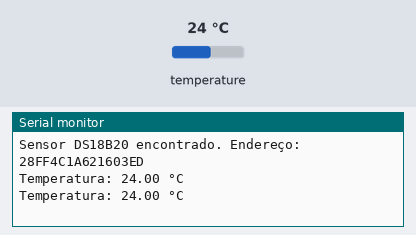
Bench run of a sketch on a simulated Arduino Uno, built with avr-gcc and run on an emulated ATmega328P. Parts: the last lines printed to the serial monitor. The inputs (shaded band) are chosen by the test bench; at power-on: temperature 24 °C.

Above: at 4.3 s.
4.4 s: temperature set to 12 °C
At 7.6 s:
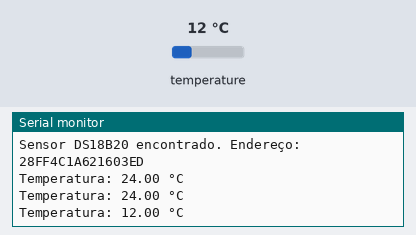
8.1 s: temperature set to 19 °C
At 9.6 s:
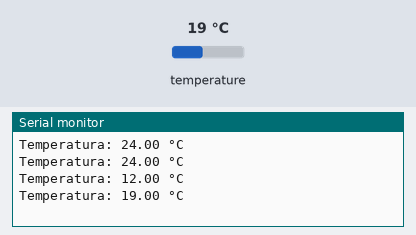
Timing chart, 0 to 11.1 s (numbered marks = the images above; inputs shaded):
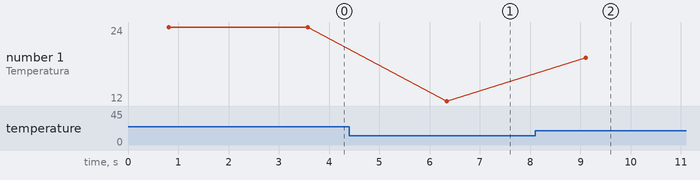

The sketch:

T0_2_Confirmar_Leitura_Temperatura_DS18B20.ino
```cpp
// T0_2_Confirmar_Leitura_Temperatura_DS18B20.ino
// Função: Controle de Fermentação
// Artifact ID: f2c4643b-0120-4bae-b32c-e3254da9b993
// Versão: v1.0.1
// Data: 2025-04-20
// Iteração: 34
// Requisitos: RD4.1 (Leitura de Temperatura)
// Descrição: Confirma a leitura de temperatura usando o sensor DS18B20 conectado ao Arduino R4 Connect, exibindo os valores no Serial Monitor.
// Diretório: docs/V1.01/codes/Controle_de_Fermentacao/T0_2

#include <OneWire.h>
#include <DallasTemperature.h>

#define ONE_WIRE_BUS 10 // Pino para o barramento OneWire (DS18B20)

OneWire oneWire(ONE_WIRE_BUS); // Inicializa o barramento OneWire
DallasTemperature sensors(&oneWire); // Inicializa a biblioteca DallasTemperature

void setup() {
  Serial.begin(9600); // Inicia comunicação serial a 9600 baud
  while (!Serial) {
    ; // Aguarda a conexão do Serial Monitor
  }
  Serial.println("Teste T0.2 - Leitura Temperatura DS18B20 Iniciado");

  sensors.begin(); // Inicializa o sensor DS18B20
  if (sensors.getDeviceCount() == 0) {
    Serial.println("Nenhum sensor DS18B20 encontrado!");
  } else {
    Serial.print("Sensor DS18B20 encontrado. Endereço: ");
    DeviceAddress sensorAddress;
    sensors.getAddress(sensorAddress, 0);
    for (uint8_t i = 0; i < 8; i++) {
      if (sensorAddress[i] < 16) Serial.print("0");
      Serial.print(sensorAddress[i], HEX);
    }
    Serial.println();
  }
}

void loop() {
  sensors.requestTemperatures(); // Solicita leitura de temperatura
  float tempC = sensors.getTempCByIndex(0); // Lê temperatura em Celsius

  if (tempC != DEVICE_DISCONNECTED_C) {
    Serial.print("Temperatura: ");
    Serial.print(tempC);
    Serial.println(" °C");
  } else {
    Serial.println("Erro: Sensor DS18B20 desconectado!");
  }

  delay(2000); // Aguarda 2 segundos antes da próxima leitura
}
```

Measured:
- after the input at 4.4 s, the serial monitor: prints a new line after 1.9 s (image 1)
- after the input at 8.1 s, the serial monitor: prints a new line after 1.0 s (image 2)
- plotted number 1: 24 → 12 after the input at 4.4 s, 12 → 19 after the input at 8.1 s
